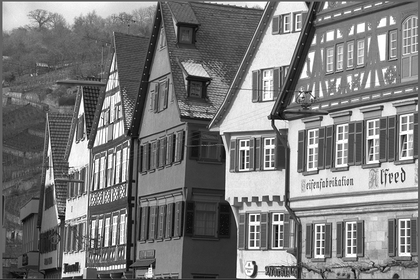
%> input picture Exercise 2/alfred.png, 420 x 280 px, shrunk from 768 x 512 before the run
$ octave upsampleImgTest.m   (GNU Octave 9; MATLAB toolbox functions it lacks are replaced by stand-ins)
%> lines starting %> are read from the running program, lines starting %| are printed output that depends on the picture
### Exercise 2/upsampleImg.m
function [B] = upsampleImg(A, method)
%
% UpsampleImg converts an image to a higher resolution one
% Input:
%   A - the original image
%   method - interpolation method, either nearest neighbor or bilinear
%
% Output:
%   B - the new upsampled image
%
%%%%%%%%%%%%%%%%%%%%%%%%%%%%%%%%%%%%%%%%%%%%%%%%%%%%%%%%%%%%%%%%%%%%%%%%%%%

    m = size(A, 1);
    n = size(A, 2);
    B = uint8(zeros(m*2-1, n*2-1));
    ratio = 0.5;
    if method == "nearestneighbor"
        for j  = 1:(2*n-1)
            for i  = 1:(2*m-1)
                B(i, j) = A(ceil(i*ratio), ceil(j*ratio));
            end
        end
    else
        B(1:2:end, 1:2:end) = A;
        for j  = 2:2:(2*n-2)
            for i  = 1:(2*m-1)
                B(i, j) = ratio*(B(i,j+1) + B(i, j-1));
            end
        end
        for j  = 1:(2*n-1)
            for i  = 2:2:(2*m-2)
                B(i, j) = ratio*(B(i+1,j) + B(i-1, j));
            end
        end

    end
end

%by OLEKSANDRA_RIABOVA, SHRIYA JAIN, YASMEEN MAI HACK

### Exercise 2/upsampleImgTest.m
% For this test, you need to copy your solution 'upsampleImg.m' and the image
% 'alfred.png' into your working directory.

A = imread('alfred.png');
%> A is the input picture: size 280x420 uint8; min 0, max 255, mean 122.1
[M, N] = size(A);
%> M = 280; N = 420

test = 0;
counter = 1;

%%%%%%%%%%%%%%%%%%%%%%%%%%%%%%%%%%%%%%%%%%%%%%%%%%%%%%%%%%%%%%%%%%%%%%%%%%%%%%%%
% Test 1: check if upsampled matrix has the right size
try

  [B] = upsampleImg(A, 'nearestneighbor');
%> after the loop in upsampleImg, `for j  = 1:(2*n-1)`:
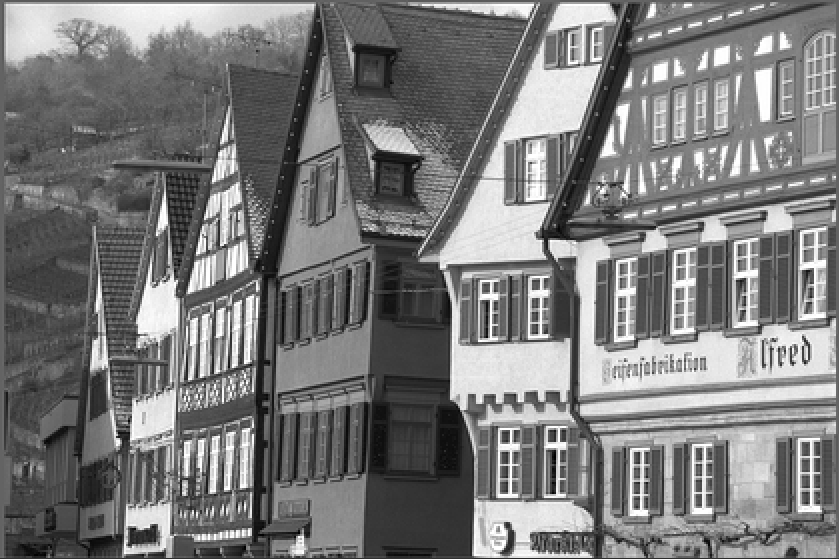
%> B: size 559x839 uint8; min 0, max 255, mean 122.3
  [Mu, Nu] = size(B);
%> Mu = 559; Nu = 839
  test(counter) = (Mu == 2*M-1) && (Nu == 2*N-1);

catch error

  test(counter) = 0;
  fprintf('An error occured in Test %i.\n',counter)
  disp(error)

end
%%%%%%%%%%%%%%%%%%%%%%%%%%%%%%%%%%%%%%%%%%%%%%%%%%%%%%%%%%%%%%%%%%%%%%%%%%%%%%%%

counter = counter + 1;

%%%%%%%%%%%%%%%%%%%%%%%%%%%%%%%%%%%%%%%%%%%%%%%%%%%%%%%%%%%%%%%%%%%%%%%%%%%%%%%%
% Test 2: functionality test 'nearestneighbor' interpolation
try

  [B] = upsampleImg(A, 'nearestneighbor');
  test(counter) = 1 - any( any( A - B(1:2:(2*M-1),1:2:(2*N-1) ) ) );

catch error

  test(counter) = 0;
  fprintf('An error occured in Test %i.\n',counter)
  disp(error)

end
%%%%%%%%%%%%%%%%%%%%%%%%%%%%%%%%%%%%%%%%%%%%%%%%%%%%%%%%%%%%%%%%%%%%%%%%%%%%%%%%

counter = counter + 1;

%%%%%%%%%%%%%%%%%%%%%%%%%%%%%%%%%%%%%%%%%%%%%%%%%%%%%%%%%%%%%%%%%%%%%%%%%%%%%%%%
% Test 3: functionality test 'bilinear' interpolation
try

  [B] = upsampleImg(A, 'nearestneighbor');
  test(counter) = 1 - any( any( A - B(1:2:(2*M-1),1:2:(2*N-1) ) ) );

catch error

  test(counter) = 0;
  fprintf('An error occured in Test %i.\n',counter)
  disp(error)

end
%%%%%%%%%%%%%%%%%%%%%%%%%%%%%%%%%%%%%%%%%%%%%%%%%%%%%%%%%%%%%%%%%%%%%%%%%%%%%%%%

counter = counter + 1;

%%%%%%%%%%%%%%%%%%%%%%%%%%%%%%%%%%%%%%%%%%%%%%%%%%%%%%%%%%%%%%%%%%%%%%%%%%%%%%%%
% Test 4: check if pixel values are uint8
try

  [B] = upsampleImg(A, 'nearestneighbor');
  test(counter) = isa(B, 'uint8');

catch error

  test(counter) = 0;
  fprintf('An error occured in Test %i.\n',counter)
  disp(error)

end
%%%%%%%%%%%%%%%%%%%%%%%%%%%%%%%%%%%%%%%%%%%%%%%%%%%%%%%%%%%%%%%%%%%%%%%%%%%%%%%%


%Summary
disp('Summary:');
for i=1:length(test)
    if test(i)
        fprintf('Test %i: passed\n',i)
    else
        fprintf('Test %i: failed\n',i)
    end
end


%%%%%%%%%%%%%%%%%%%%%%%%%%%%%%%%%%%%%%%%%%%%%%%%%%%%%%%%%%%%%%%%%%%%%%%%%%%%%%%%
% Eye test: take a look at the result
try
  figure
  imshow(A)
  title('original')

  [B] = upsampleImg(A, 'nearestneighbor');
  figure
  imshow(B)
  title('nearest neighbor')

  [C] = upsampleImg(A, 'bilinear');
%> call 6 of upsampleImg, with method = 'bilinear'
%> in upsampleImg (call 6), `B(1:2:end, 1:2:end) = A;`:
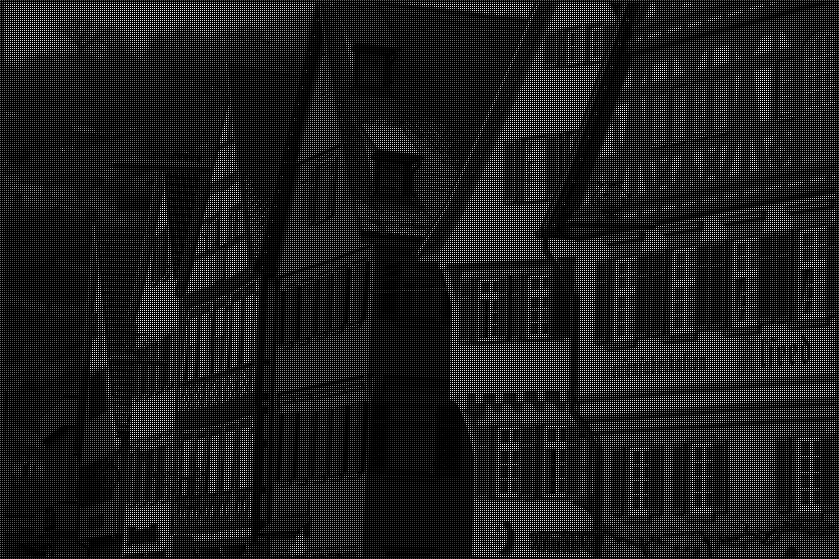
%> B: size 559x839 uint8; min 0, max 255, mean 30.6
%> after the loop in upsampleImg (call 6), `for j  = 2:2:(2*n-2)`:
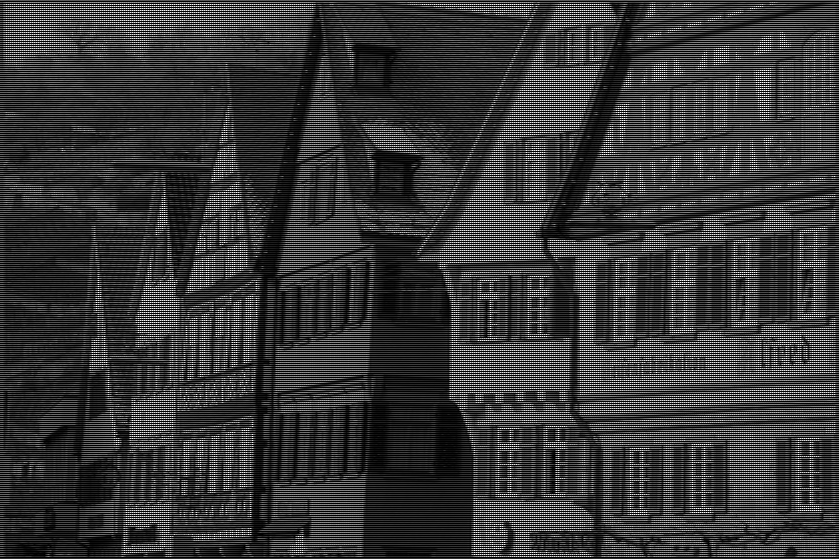
%> B: size 559x839 uint8; min 0, max 255, mean 55.7
%> after the loop in upsampleImg (call 6), `for j  = 1:(2*n-1)`:
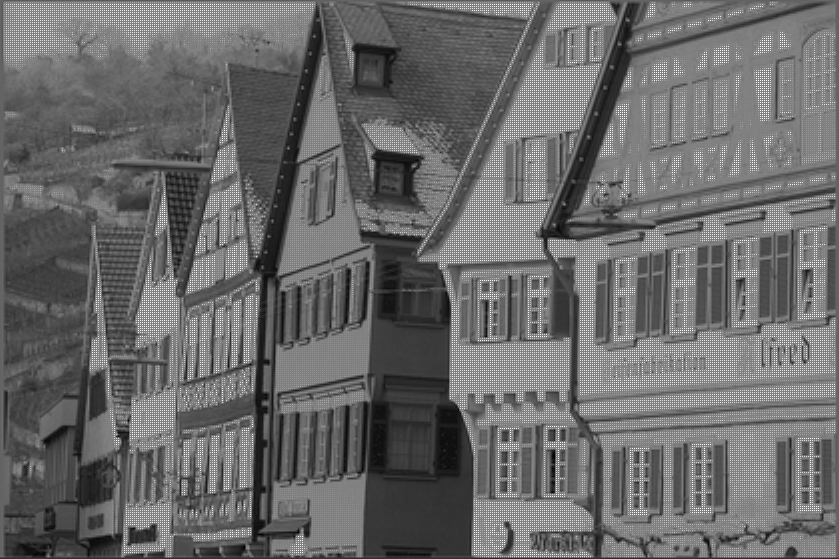
%> B: size 559x839 uint8; min 0, max 255, mean 105.7
  figure
  imshow(C)
  title('bilinear')

catch error

  print('An error occured in Eye Test')
  disp(error)

end
%%%%%%%%%%%%%%%%%%%%%%%%%%%%%%%%%%%%%%%%%%%%%%%%%%%%%%%%%%%%%%%%%%%%%%%%%%%%%%%%
